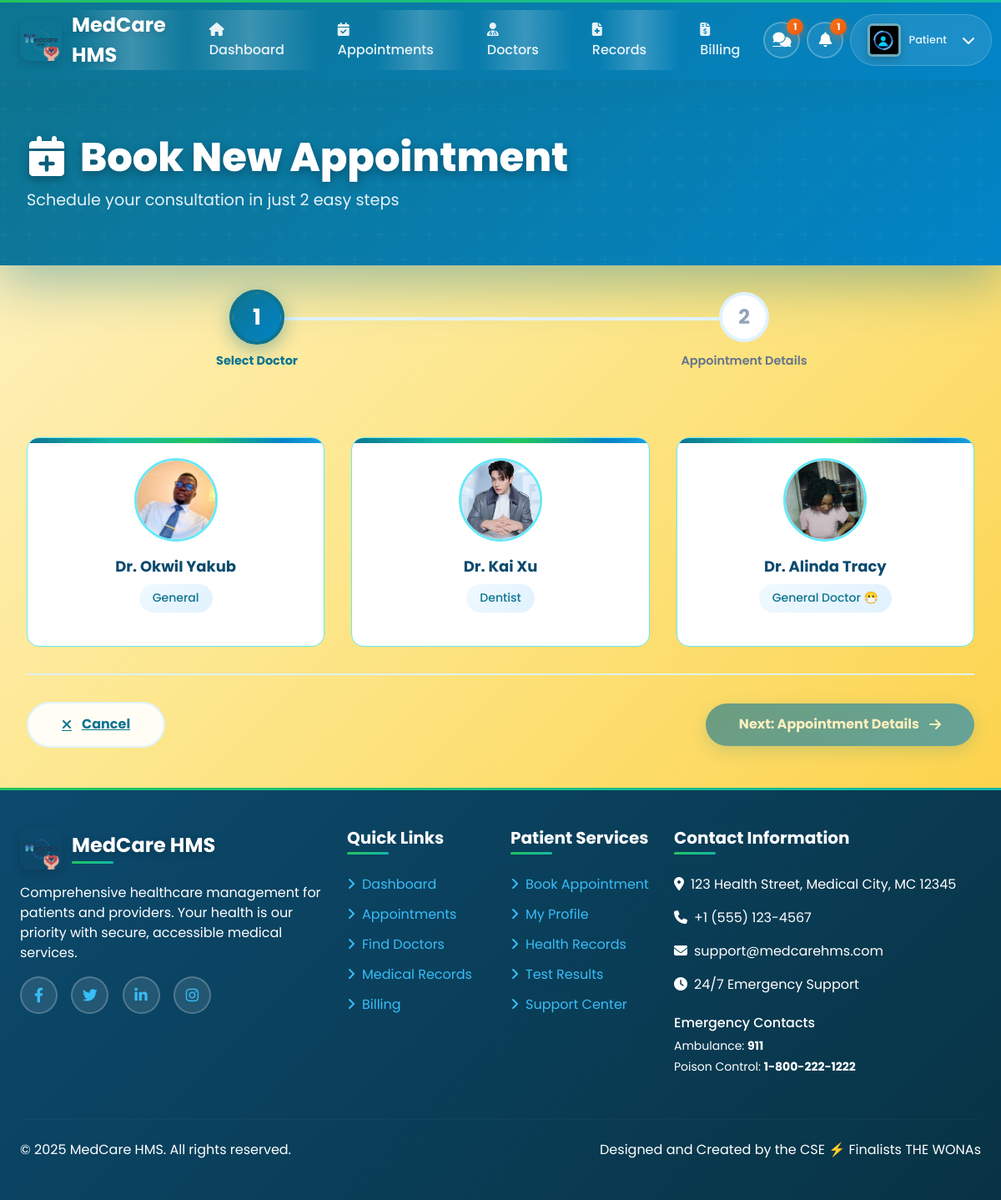
Screenshot of /patients/appointments/book/ (signed in) with the database file from the repository.
### doctors/models.py (models this page shows)
class DoctorProfile(models.Model):
    user = models.OneToOneField(User, on_delete=models.CASCADE, related_name='doctorprofile')
    profile_picture = models.ImageField(upload_to=get_doctor_image_path, null=True, blank=True, default='profile_pictures/default.jpeg')
    specialization = models.CharField(max_length=100)
    department = models.ForeignKey(Department, on_delete=models.SET_NULL, null=True, blank=True)
    license_number = models.CharField(max_length=100, unique=True, null=True, blank=True)
    years_of_experience = models.PositiveIntegerField(default=0)
    availability = models.TextField(blank=True, null=True, help_text="e.g., Mon-Fri, 9am-5pm")
    def __str__(self):
        return f"Dr. {self.user.first_name} {self.user.last_name}"

### patients/views.py (the view)
# urls.py: path('appointments/book/', views.book_appointment_view, name='book_appointment'),
@login_required
@patient_required
def book_appointment_view(request):
    patient_profile = get_object_or_404(PatientProfile, user=request.user)
    if request.method == 'POST':
        form = AppointmentBookingForm(request.POST, request.FILES)
        if form.is_valid():
            appointment = form.save(commit=False)
            appointment.patient = patient_profile
            appointment.created_by = request.user
            appointment.save()
            receptionists = AccountUserProfile.objects.filter(role='RECEPTIONIST', user__is_active=True)
            message = f"New appointment request from {request.user.get_full_name()} for Dr. {appointment.doctor.user.get_full_name()}."
            for profile in receptionists:
                create_notification(recipient=profile.user, message=message, link=reverse('receptionist:appointment_list'))
            messages.success(request, 'Your appointment has been successfully booked and is pending approval.')
            return redirect('patients:my_appointments')
    else:
        form = AppointmentBookingForm()
    available_doctors = DoctorProfile.objects.filter(user__is_active=True).select_related('user')
    context = {
        'form': form,
        'doctors': available_doctors # Pass the list of doctors to the template
    }
    return render(request, 'patients/book_appointment.html', context)

### accounts/templatetags/profile_tags.py (called while the page is built)
@register.simple_tag
def get_profile_image_url(user):
    try:
        if hasattr(user, 'doctorprofile') and user.doctorprofile.profile_picture:
            return user.doctorprofile.profile_picture.url
        elif hasattr(user, 'patientprofile') and user.patientprofile.profile_picture:
            return user.patientprofile.profile_picture.url
        elif hasattr(user, 'receptionistprofile') and user.receptionistprofile.profile_picture:
            return user.receptionistprofile.profile_picture.url
    except (AttributeError, ValueError):
        pass
    return '/static/profile_pictures/default.jpeg'

@register.simple_tag
def get_user_initials(user):
    if user.first_name and user.last_name:
        return f"{user.first_name[0]}{user.last_name[0]}".upper()
    elif user.first_name:
        return user.first_name[0].upper()
    elif user.username:
        return user.username[0].upper()
    return "U"

@register.simple_tag
def get_user_role_color(user):
    try:
        if hasattr(user, 'doctorprofile'):
            return '#14B8A6'  # Teal accent for doctors
        elif hasattr(user, 'patientprofile'):
            return '#0E7490'  # Primary teal for patients
        elif hasattr(user, 'receptionistprofile'):
            return '#5ce9f6'  # Purple accent for receptionists
    except AttributeError:
        pass
    return '#14B8A6'  # Default to teal

@register.inclusion_tag('components/profile_image.html')
def profile_image(user, size="40", css_class="user-avatar", show_fallback=True):
    return {
        'user': user,
        'size': size,
        'css_class': css_class,
        'show_fallback': show_fallback,
        'image_url': get_profile_image_url(user),
        'initials': get_user_initials(user),
        'role_color': get_user_role_color(user),
    }

### chat/context_processors.py (called while the page is built)
def unread_chat_messages(request):
    if request.user.is_authenticated:
        threads = request.user.chat_threads.all()
        total_unread = 0
        for thread in threads:
            total_unread += thread.get_unread_count_for_user(request.user)
        return {'unread_chat_messages_count': total_unread}
    return {'unread_chat_messages_count': 0}

### chat/models.py (called while the page is built)
    def get_unread_count_for_user(self, user):
        return self.messages.filter(is_read=False).exclude(sender=user).count()

### templates/patients/book_appointment.html (shortened to what this page needs)
{% extends 'base_patient.html' %}
{% block content %}
<div class="book-wrapper">
    <div class="book-header">
        <div class="book-header-content">
            <h1><i class="fas fa-calendar-plus me-3"></i>Book New Appointment</h1>
            <p>Schedule your consultation in just 2 easy steps</p>
        </div>
    </div>
    <div class="progress-container">
        <div class="progress-steps">
            <div class="progress-step active" data-step="1">
                <div class="step-circle">1</div>
                <div class="step-label">Select Doctor</div>
            </div>
            <div class="progress-step" data-step="2">
                <div class="step-circle">2</div>
                <div class="step-label">Appointment Details</div>
            </div>
        </div>
    </div>
    <div class="book-content">
        <form id="appointment-form" method="post" enctype="multipart/form-data">
            <div class="wizard-step active" id="step-1">
                <div class="doctors-grid">
                    {% for doc in doctors %}
                    <div class="doctor-card" data-doctor-id="{{ doc.id }}">
                        <img src="{{ doc.profile_picture.url }}" class="doctor-avatar" alt="{{ doc }}">
                        <div class="doctor-name">{{ doc }}</div>
                        <span class="doctor-specialty">{{ doc.specialization }}</span>
                    </div>
                    {% endfor %}
                </div>
                <div class="wizard-actions">
                    <a href="{% url 'patients:my_appointments' %}" class="btn-nav btn-prev">
                        <i class="fas fa-times"></i>
                        <span>Cancel</span>
                    </a>
                    <button type="button" class="btn-nav btn-next" id="next-to-step-2" disabled>
                        <span>Next: Appointment Details</span>
                        <i class="fas fa-arrow-right"></i>
                    </button>
                </div>
            </div>
        </form>
    </div>
</div>
{% endblock %}

### static/css/themes/patient-theme.css (style rules this page uses)
:root { --patient-primary: #0E7490; --patient-primary-dark: #0C4A6E; --patient-primary-light: #67E8F9; --patient-secondary: #0284C7; --patient-accent: #38BDF8; --patient-warning: #F59E0B; --patient-danger: #EF4444; --patient-success: #10B981; --patient-info: #3B82F6; --patient-gradient-primary: linear-gradient(135deg, #0E7490 0%, #0C4A6E 100%); --patient-gradient-secondary: linear-gradient(135deg, #0284C7 0%, #0369A1 100%); --patient-gradient-card: linear-gradient(145deg, #ffffff 0%, #f0f9ff 100%); --patient-gradient-wellness: linear-gradient(135deg, #67E8F9 0%, #38BDF8 100%); --patient-shadow-primary: 0 4px 20px rgba(14, 116, 144, 0.25); --patient-shadow-card: 0 8px 32px rgba(12, 74, 110, 0.15); --patient-shadow-hover: 0 12px 40px rgba(14, 116, 144, 0.3); }

### templates/base_patient.html (style rules this page uses)
:root { --primary-teal: #0E7490; --primary-dark-teal: #0C4A6E; --sky-blue: #0284C7; --light-sky-blue: #38BDF8; --background-light: #F1F5F9; --background-white: #FFFFFF; --accent-blue: #14B8A6; --accent-teal: #0D9488; --text-dark: #1E293B; --accent-green: #22C55E; --accent-orange: #F97316; --accent-purple: #8B5CF6; }
* { font-family: 'Poppins', sans-serif; }
body { background-color: var(--background-light); color: var(--text-dark); display: flex; flex-direction: column; min-height: 100vh; overflow-x: hidden; }
.main-content-area > [class*="-wrapper"] { max-width: 100vw !important; width: 100vw !important; margin: 0 !important; padding: 0 !important; }

### templates/components/messages.html (style rules this page uses)
:root { --message-success: #10b981; --message-success-bg: #ecfdf5; --message-success-border: #a7f3d0; --message-success-text: #065f46; --message-error: #ef4444; --message-error-bg: #fef2f2; --message-error-border: #fecaca; --message-error-text: #991b1b; --message-warning: #f59e0b; --message-warning-bg: #fffbeb; --message-warning-border: #fed7aa; --message-warning-text: #92400e; --message-info: #3b82f6; --message-info-bg: #eff6ff; --message-info-border: #bfdbfe; --message-info-text: #1e40af; --message-slide-duration: 300ms; --message-fade-duration: 250ms; --message-scale-duration: 200ms; }

### rows the page displays
DoctorProfile: profile_picture (picture), user.last_name "Dr. OkwiI Yakub", specialization "General"
DoctorProfile: profile_picture (picture), user.last_name "Dr. Kai Xu", specialization "Dentist"
DoctorProfile: profile_picture (picture), user.last_name "Dr. Alinda Tracy", specialization "General Doctor 😷"

### other values shown
{{ unread_chat_messages_count }} "1"
{{ unread_notifications_count }} "1"
